Frame 1 (no input): blank canvas, image omitted
Frame 60 (the mouse pressed at the canvas centre just before this capture): blank canvas, image omitted
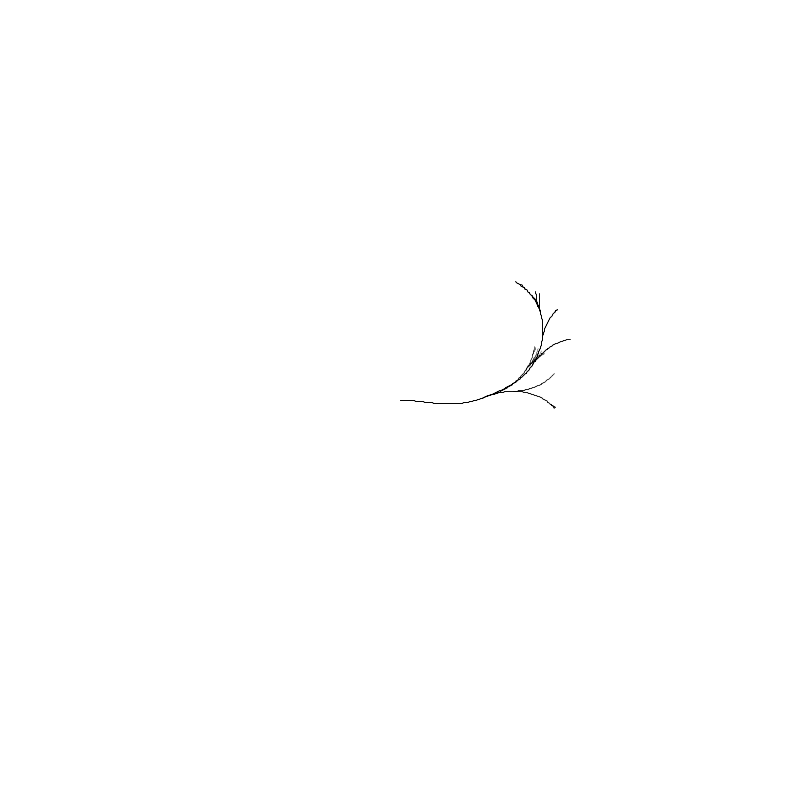
Frame 120 (the mouse held since frame 60 and released just before this capture)

The Processing sketch whose frames 1 and 60 were blank and that drew this single picture after the mouse press (run headless with seeded random() and noise(); from frame 60 on, the mouse is pressed at the canvas centre):

// Processing sketch: curly3
// ── curly3.pde
float pi2 = 2 * (float)Math.PI;

ArrayList pens = new ArrayList();
ArrayList kill = new ArrayList();

abstract class Pen {
  
  float angle;
  PVector pos;
  
  Pen() {
    pens.add(this); 
  }
  void kill() {
    kill.add(this);
  }
  void move() {
    newAngle();
    normaliseAngle();
    decay();
    
    PVector newpos = PVector.add(pos,
                                 angleToVector(angle));
    setStroke();
    line(pos.x, pos.y, newpos.x, newpos.y);
    pos = newpos;
    spawnNew();    
  }
  abstract void newAngle(); 
  abstract void decay();
  abstract void spawnNew();
  void setStroke() {
    return; 
  }
  PVector angleToVector(float angle, float magnitude) {
    PVector v = new PVector((float) Math.cos(angle), (float) Math.sin(angle));
    v.mult(magnitude);
    return v; 
  } 
  PVector angleToVector(float angle) {
    return angleToVector(angle, 1.0); 
  }
  void normaliseAngle() {
    while(angle < -Math.PI) angle += pi2;
    while(angle >= Math.PI) angle -= pi2;
  }
}

class PerlinPen extends Pen {
   PVector noisePos;
   PVector dNoisePos;
   float jitter;
   float life;
   float decay;
   
   PerlinPen(PVector p, float a, PVector nP, PVector dNP, float j, float l, float d) {
     super();
     pos = p; angle = a; noisePos = nP; dNoisePos = dNP;
     jitter = j; life = l; decay = d;
   }
   void newAngle() {
     noisePos.add(dNoisePos);
     angle += (noise(noisePos.x, noisePos.y) - 0.5) * jitter;
   } 
   void decay() {
     life -= decay;
     if(life <= 0) kill();
   }
   void setStroke() {
     stroke(0,0,0,life); 
   }
   void spawnNew() {
     if(random(1.0) > 0.96)
       new PerlinPen(pos, angle, noisePos, angleToVector(random(pi2), 0.01), -jitter*1.01, life, decay + 0.004);
   }
}

class MouseFollowPerlinPen extends PerlinPen {
  MouseFollowPerlinPen(PVector p, float a, PVector nP, PVector dNP, float j, float l, float d) {
    super(p,a,nP,dNP,j,l,d);
  }
  void newAngle() {
    //go towards mouse!
    angle = (float) Math.atan2(mouseY - pos.y, mouseX - pos.x);
  }
}



void setup() {
  size(800, 800);
  background(255,255,255);
  smooth();
  colorMode(RGB, 255, 255, 255, 1.0);
  pens.add(new PerlinPen(new PVector(400,400), 0, new PVector(0,0), new PVector(0.01,0),
                         0.1, 1.0, 0));
}

void draw() {
    println("mousepos" + mouseX);
    int n = pens.size(); //could get bigger
    for(int i = 0; i < n; i++) { ((Pen)pens.get(i)).move(); }
    for(int i = 0; i < kill.size(); i++) {
      pens.remove(kill.get(i));
    }
    kill.clear();    
}

void keyPressed() {
  save("dump"+hour()+minute()+second()+".png");
  println("Saved!");
}
